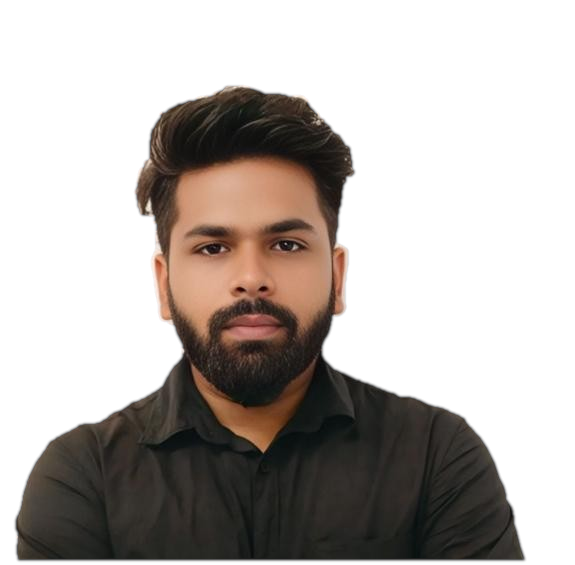
#> input picture portrait.png, 575 x 565 px
$ python cutout.py ../portrait.png ../portrait.png
#> lines starting #> are read from the running program, lines starting #| are printed output that depends on the picture; after the words box and inside, x2 and y2 are one past the last pixel; in counts of white or black regions, pixels touching at a corner belong together
#!/usr/bin/env python3
"""
Portrait cutout for the hero (transparent WebP/PNG), per the spec recipe.

    foreground mask = (luminance < 135) OR (r - b > 26)   # light wall background
    binary opening x2, closing x4, fill holes, keep largest component,
    erode 1px, Gaussian-blur alpha ~1.3px

Usage:
    pip install pillow numpy scipy
    python tools/cutout.py photo.jpg portrait.webp
    node tools/inline-portrait.js portrait.webp   # then embed it in index.html

Aim for a source of about 575x523 or larger (higher is better). If the
background is not a light wall, use remove.bg instead and save the result as
portrait.webp / portrait.png next to index.html.
"""
import sys

import numpy as np
from PIL import Image
from scipy import ndimage as ndi


def cutout(src: str, dst: str) -> None:
#> called with src = '../portrait.png', dst = '../portrait.png'
    im = Image.open(src).convert("RGB")
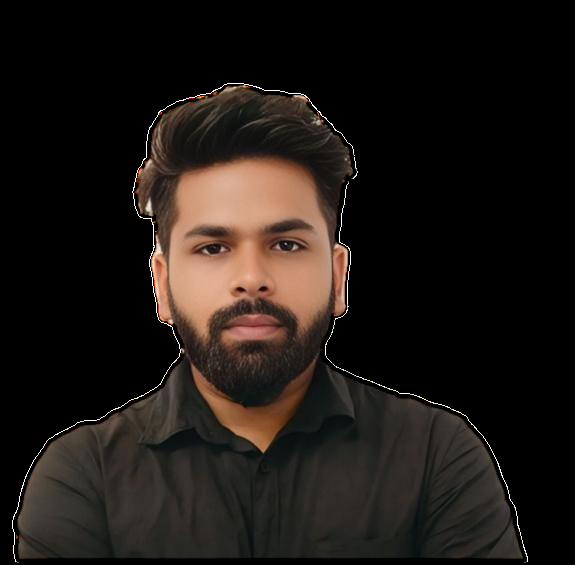
#> im: PIL image 575x565 RGB; mean R, G, B 30.3, 24.4, 20.4
    a = np.asarray(im).astype(np.float32)
    r, g, b = a[..., 0], a[..., 1], a[..., 2]
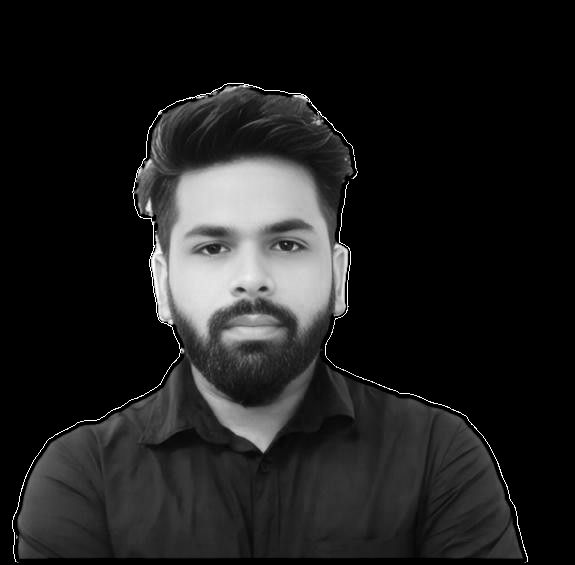
#> r: shape (565, 575) float32; min 0, max 255, mean 30.3
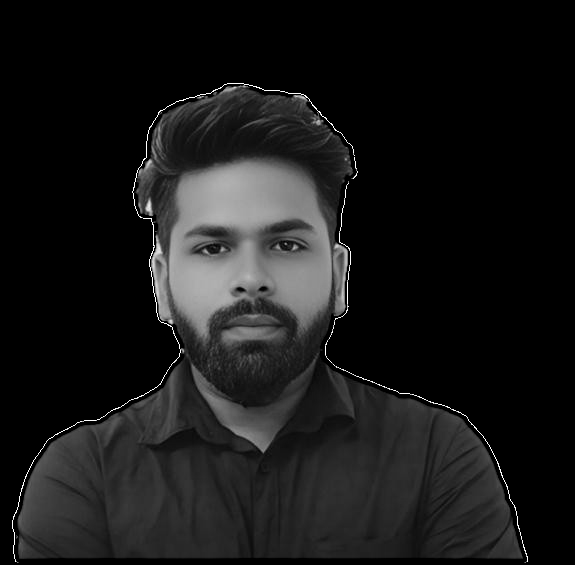
#> g: shape (565, 575) float32; min 0, max 255, mean 24.4
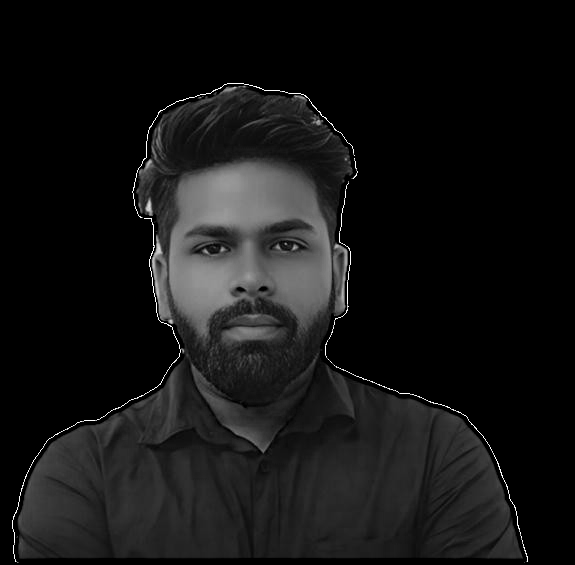
#> b: shape (565, 575) float32; min 0, max 255, mean 20.4
    lum = 0.2126 * r + 0.7152 * g + 0.0722 * b

    mask = (lum < 135) | ((r - b) > 26)
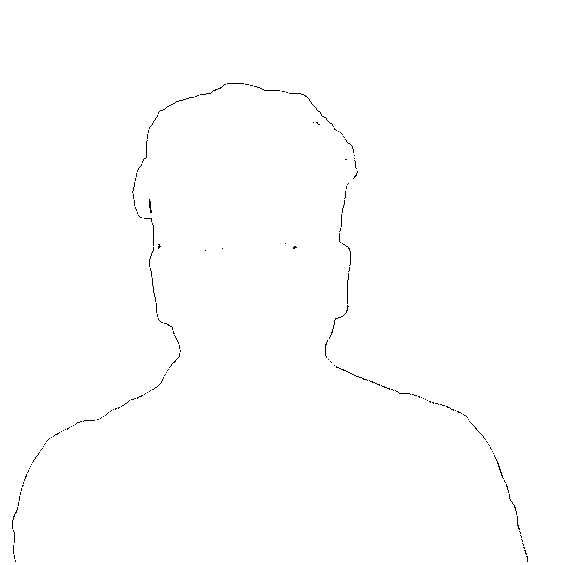
#> mask: shape (565, 575) bool; 99.6% white; black in thin lines or dots, all inside (x1, y1, x2, y2) = (12, 83, 528, 562)

    mask = ndi.binary_opening(mask, iterations=2)
#> mask: shape (565, 575) bool; 99.6% white; black in thin lines or dots
    mask = ndi.binary_closing(mask, iterations=4)
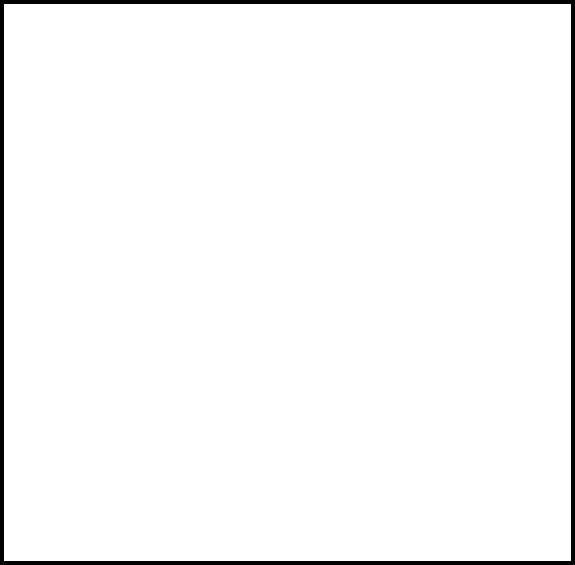
#> mask: shape (565, 575) bool; 97.2% white; 1 black region, box (x1, y1, x2, y2) and area: (0, 0, 575, 565) 9056
    mask = ndi.binary_fill_holes(mask)

    labels, n = ndi.label(mask)
#> n = 1
    if n > 1:
        sizes = ndi.sum(mask, labels, range(1, n + 1))
        mask = labels == (int(np.argmax(sizes)) + 1)

    mask = ndi.binary_erosion(mask, iterations=1)
#> mask: shape (565, 575) bool; 96.5% white; 1 black region, box (x1, y1, x2, y2) and area: (0, 0, 575, 565) 11300
    alpha = ndi.gaussian_filter(mask.astype(np.float32), sigma=1.3)
    alpha = np.clip(alpha * 255.0, 0, 255).astype(np.uint8)

    rgba = np.dstack([a.astype(np.uint8), alpha])
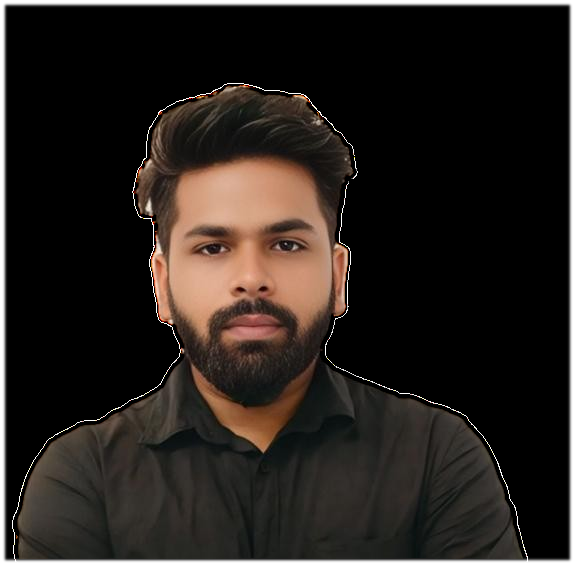
#> rgba: shape (565, 575, 4); mean R, G, B, A 30.3, 24.4, 20.4, 246.1; transparent parts drawn white
    out = Image.fromarray(rgba, "RGBA")
    if dst.lower().endswith(".webp"):
        out.save(dst, "WEBP", quality=92, method=6)
    else:
        out.save(dst, "PNG", optimize=True)
    print(f"wrote {dst} ({out.width}x{out.height})")
#| wrote ../portrait.png (575x565)


if __name__ == "__main__":
    if len(sys.argv) < 2:
        print(__doc__)
        sys.exit(1)
    cutout(sys.argv[1], sys.argv[2] if len(sys.argv) > 2 else "portrait.webp")
